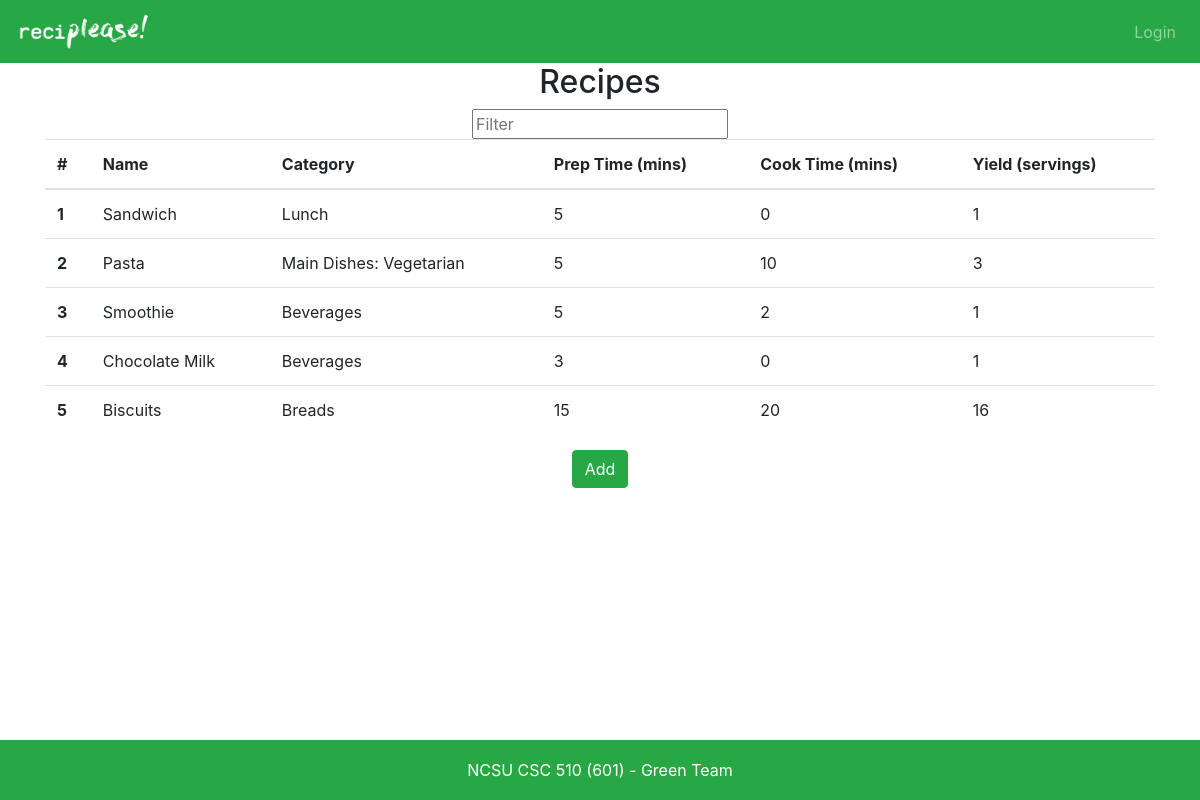
The app's page /recipes/ with its own data.
### recipes/models.py (models this page shows, shortened)
class Recipe(models.Model):
    name = models.CharField(max_length=200)
    category = models.ForeignKey('RecipeCategory', on_delete=models.SET_NULL, null=True)
    ingredients = models.ManyToManyField(Ingredient, through=RecipeIngredient)
    prep_time = models.PositiveIntegerField()
    cook_time = models.PositiveIntegerField()
    servings = models.PositiveIntegerField()

class RecipeCategory(models.Model):
    name = models.CharField(max_length=200)
    def __str__(self):
        return self.name

### recipes/views.py (the view)
# urls.py: path('', views.recipe_list, name='recipe_list'),
def recipe_list(request):
    recipes = Recipe.objects.all()
    return render(request, 'recipes/recipe_list.html', {'recipes': recipes})

### recipes/templates/recipes/recipe_list.html (shortened to what this page needs)
{% extends 'base.html' %}
{% block content %}
{% load static %}
<div class="container">
    <h2 align="center">Recipes</h2>
    <div align="center">
        <input id="filter-input" placeholder="Filter" />
    </div>
    <table class="table header-fixed">
        <thead>
            <tr>
                <th scope="col">#</th>
                <th scope="col">Name</th>
                <th scope="col">Category</th>
                <th scope="col">Prep Time (mins)</th>
                <th scope="col">Cook Time (mins)</th>
                <th scope="col">Yield (servings)</th>
            </tr>
        </thead>
        <tbody id="recipe-table-body">
            {% for recipe in recipes %}
            <tr class="recipe-table-row">
                <th scope="row">{{ recipe.id }}</th>
                <td>{{ recipe.name }}</td>
                <td>{{ recipe.category }}</td>
                <td>{{ recipe.prep_time }}</td>
                <td>{{ recipe.cook_time }}</td>
                <td>{{ recipe.servings }}</td>
            </tr>
            {% endfor %}
        </tbody>
    </table>
</div>
<div class="container" align="center">
    <a class="btn btn-success" href="{% url 'add_recipe' %}" role="button">Add</a>
</div>
{% endblock %}

### records on screen
Recipe: id "1", name "Sandwich", category "Lunch", prep_time "5", cook_time "0", servings "1"
Recipe: id "2", name "Pasta", category "Main Dishes: Vegetarian", prep_time "5", cook_time "10", servings "3"
Recipe: id "3", name "Smoothie", category "Beverages", prep_time "5", cook_time "2", servings "1"
Recipe: id "4", name "Chocolate Milk", category "Beverages", prep_time "3", cook_time "0", servings "1"
Recipe: id "5", name "Biscuits", category "Breads", prep_time "15", cook_time "20", servings "16"
